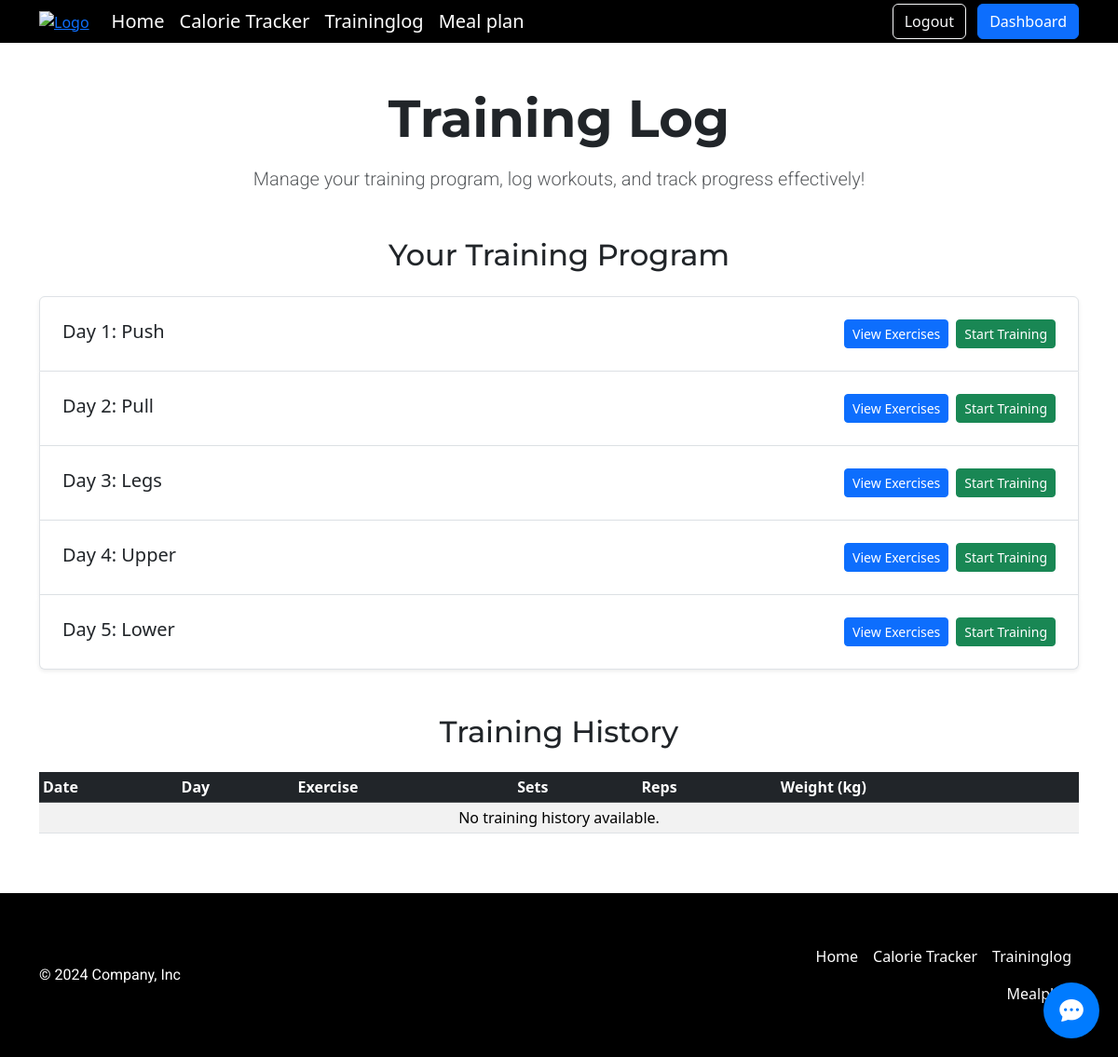
The app's page /traininglog (signed in) with its own data.
### tables this page shows
CREATE TABLE program_days (
id INTEGER PRIMARY KEY AUTOINCREMENT,
program_id INTEGER NOT NULL,
day_number INTEGER NOT NULL, 
day_name TEXT NOT NULL, 
FOREIGN KEY (program_id) REFERENCES training_programs(id) ON DELETE CASCADE
);

### app.py (the view)
@app.route("/traininglog", methods=["GET", "POST"])
@login_required
def traininglog():
    user_id = session["user_id"]
    if request.method == "POST":
        day_id = request.form.get("day_id")
        session["day_id"] = day_id
        return redirect("/trainingsession")
    else:
        user_data = db.execute(
            """
            SELECT training_days, experience_level
            FROM users
            WHERE id = ?
            """,
            user_id
        )
        raw_program_data = db.execute(
            """
            SELECT
                pd.id AS day_id,
                pd.day_number,
                pd.day_name,
                pe.exercise_name,
                pe.sets,
                pe.reps,
                COALESCE(ls.last_weight, pe.weight) AS weight
            FROM
                training_programs tp
            JOIN
                program_days pd ON tp.id = pd.program_id
            JOIN
                program_exercises pe ON pd.id = pe.day_id
            LEFT JOIN LastSession ls
                ON pe.exercise_name = ls.exercise_name
                AND ls.user_id = ?
                AND ls.day_id = pd.id
            WHERE
                tp.days_per_week = ? AND
                tp.experience_level = ?
            ORDER BY
                pd.day_number, pe.exercise_name
            """,
            user_id, user_data[0]["training_days"], user_data[0]["experience_level"]
        )
        program_data = {}
        for row in raw_program_data:
            day_number = row["day_number"]
            if day_number not in program_data:
                program_data[day_number] = {
                    "day_id": row["day_id"],
                    "day_name": row["day_name"],
                    "exercises": []
                }
            program_data[day_number]["exercises"].append({
                "exercise_name": row["exercise_name"],
                "sets": row["sets"],
                "reps": row["reps"],
                "weight": row["weight"]
            })
        training_history = db.execute(
            """
            SELECT DATE(created_at) AS created_at, day_name, exercise_name, sets, reps, weight
            FROM TrainingLogs
            WHERE user_id = ? AND DATE(created_at) >= DATE('now', '-7 days')
            ORDER BY DATE(created_at) DESC, id DESC
            """,
            user_id
        )
        return render_template("traininglog.html", program_data=program_data, training_history=training_history)

### app.py (called while the page is built)
def login_required(f):
    @wraps(f)
    def decorated_function(*args, **kwargs):
        if session.get("user_id") is None:
            return redirect("/login")
        return f(*args, **kwargs)
    return decorated_function

@app.after_request
def after_request(response):
    response.headers["Cache-Control"] = "no-cache, no-store, must-revalidate"
    response.headers["Expires"] = 0
    response.headers["Pragma"] = "no-cache"
    return response

### templates/traininglog.html (shortened to what this page needs)
{% extends "layout.html" %}
{% block main %}
<div class="container my-5 text-center">
    <h1 class="display-4 mb-3 fw-bold">Training Log</h1>
    <p class="lead text-muted">Manage your training program, log workouts, and track progress effectively!</p>
</div>
<div class="container my-5">
    <h2 class="text-center mb-4">Your Training Program</h2>
    <div class="list-group">
        {% for day_number, day_data in program_data.items() %}
        <div class="list-group-item p-4 shadow-sm">
            <div class="d-flex justify-content-between align-items-center flex-wrap">
                <div>
                    <h5 class="mb-1">Day {{ day_number }}: {{ day_data.day_name }}</h5>
                </div>
                <div class="d-flex flex-column flex-sm-row gap-2">
                    <button class="btn btn-primary btn-sm text-white" type="button" data-bs-toggle="collapse" data-bs-target="#day-{{ day_number }}">
                        View Exercises
                    </button>
                    <form action="/traininglog" method="POST" class="d-inline">
                        <button type="submit" class="btn btn-sm btn-success">Start Training</button>
                    </form>
                </div>
            </div>
        </div>
        {% endfor %}
    </div>
</div>
<div class="container my-5">
    <h2 class="text-center mb-4">Training History</h2>
    <div class="table-responsive">
        <table class="table table-striped table-sm">
            <thead class="table-dark">
                <tr>
                    <th>Date</th>
                    <th>Day</th>
                    <th>Exercise</th>
                    <th>Sets</th>
                    <th>Reps</th>
                    <th>Weight (kg)</th>
                </tr>
            </thead>
            <tbody>
                {% if training_history %}
                    {% for log in training_history %}
                    <tr>
                        <td>{{ log.created_at }}</td>
                        <td>{{ log.day_name }}</td>
                        <td>{{ log.exercise_name }}</td>
                        <td>{{ log.sets }}</td>
                        <td>{{ log.reps }}</td>
                        <td>{{ log.weight }}</td>
                    </tr>
                    {% endfor %}
                {% else %}
                    <tr>
                        <td colspan="6" class="text-center">No training history available.</td>
                    </tr>
                {% endif %}
            </tbody>
        </table>
    </div>
</div>
{% endblock %}

### static/styles.css (style rules this page uses)
h1, h2, h3 { font-family: 'Montserrat', sans-serif !important; }
p { font-family: 'Roboto', sans-serif !important; }
html, body { overflow-x: hidden; }

### records on screen
program_days: day_name "Push"
program_days: day_name "Pull"
program_days: day_name "Legs"
program_days: day_name "Upper"
program_days: day_name "Lower"

### other values on screen
{{ day_number }} "1" "2" "3" "4" "5"
